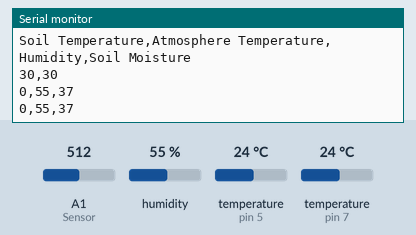
Recording of a sketch running on a simulated Arduino Uno, built with avr-gcc and run on an emulated ATmega328P. Shown: the last lines printed to the serial monitor. The test bench sets the inputs (shaded band); at power-on: humidity 55 %, temperature (sensors on pin 5, pin 7) 24 °C, A1 (Sensor) = 512.

Above: at 4.3 s.
4.4 s: humidity set to 22 %
At 6.1 s:
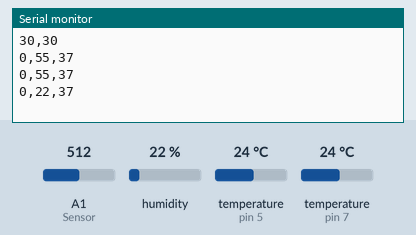
7.0 s: temperature (sensor on pin 5) set to 19 °C
At 7.4 s:
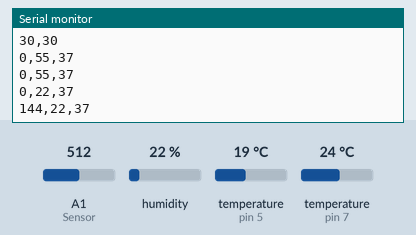
9.6 s: A1 (Sensor) set to 716
At 11.3 s:
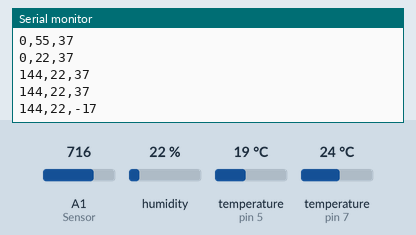
12.2 s: temperature (sensor on pin 7) set to 12 °C
At 12.8 s:
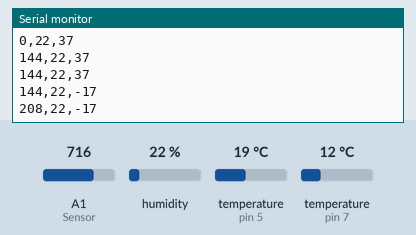
14.8 s: temperature (sensor on pin 5) set to 12 °C
At 16.8 s:
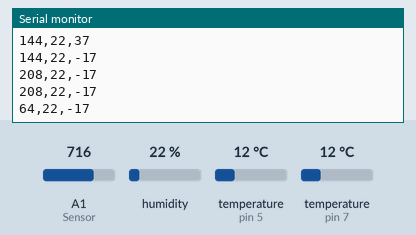
17.4 s: A1 (Sensor) set to 992
At 18.0 s:
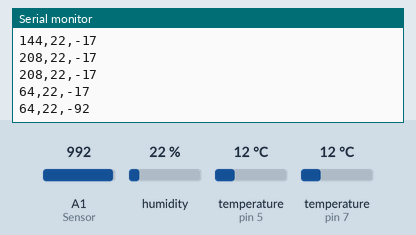
Timing chart, 0 to 20.4 s (numbered marks = the images above; inputs shaded):
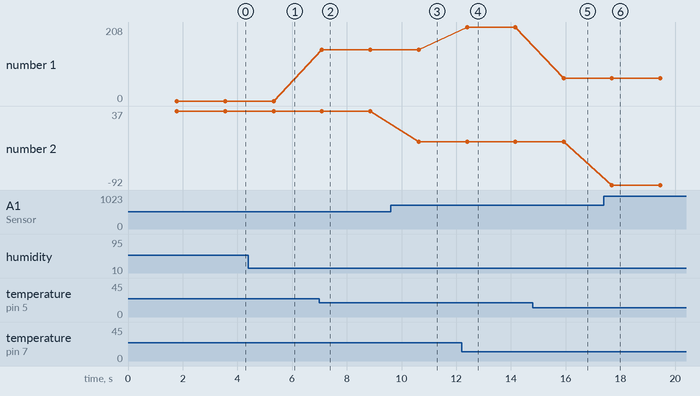

Measured:
- after the input at 4.4 s, the serial monitor: prints a new line after 0.92 s (image 1)
- after the input at 7.0 s, the serial monitor: prints a new line after 0.09 s (image 2)
- after the input at 9.6 s, the serial monitor: prints a new line after 1.0 s (image 3)
- after the input at 12.2 s, the serial monitor: prints a new line after 0.19 s (image 4)
- after the input at 14.8 s, the serial monitor: prints a new line after 1.1 s (image 5)
- after the input at 17.4 s, the serial monitor: prints a new line after 0.29 s (image 6)
- plotted number 1: 0 → 144 after the input at 7.0 s, 144 → 208 after the input at 12.2 s, 208 → 64 after the input at 14.8 s
- plotted number 2: 37 → -17 after the input at 9.6 s, -17 → -92 after the input at 17.4 s

The sketch:

code.ino
```cpp
#include <OneWire.h> // for DS18b20
#include <DallasTemperature.h> //for DS18b20
#include <stdlib.h> // included for floatToString function
#include <DHT.h> // For DHT22
#include <avr/sleep.h>
#include <DS3232RTC.h>
#include <SPI.h>


#define interruptPin 2 //Pin we are going to use to wake up the Arduino
#define DHTPIN 7     // pin connected to DHT
#define DHTTYPE DHT22   // DHT 22  (AM2302)
DHT dht(DHTPIN, DHTTYPE); // Initialize DHT sensor
#define ONE_WIRE_BUS 5 // DS18b20 pin connect it with 4.7k and vcc - pin 5 ---4.7k---vcc
OneWire oneWire(ONE_WIRE_BUS);
DallasTemperature sensors(&oneWire);
const int time_interval=1;// Sets the wakeup intervall in minutes

const int AirValue = 650;   //you need to replace this value with Value_1
const int WaterValue = 280;  //you need to replace this value with Value_2
int soilMoistureValue = 0;
int soilmoisturepercent=0;
int soil_temp_float; //Stores soil temperature value
int atm_hum;  //Stores humidity value
int atm_temp; //Stores atmospheric temperature value
int soil_mois; //Stores soil moisture value
byte value;
int Atm_temp_theresh = 30;
int Soil_temp_theresh = 30;

// Function for converting float to string
String floatToString(float x, byte precision = 2) {
  char tmp[7];
  dtostrf(x, 0, precision, tmp);
  return String(tmp);
}

bool check = true;

void setup()
{
  Serial.begin(9600);
  pinMode(interruptPin,INPUT_PULLUP);//Set pin d2 to input using the buildin pullup resistor
  dht.begin();//Start the DHT sensor
  RTC.begin();
  sensors.begin();
}

void loop() {
  while(check){
    Serial.print("Soil Temperature");
    Serial.print(",");
    Serial.print("Atmosphere Temperature");
    Serial.print(",");
    Serial.print("Humidity");
    Serial.print(",");
    Serial.print("Soil Moisture");
    Serial.print("\n");
    Serial.print(Atm_temp_theresh);
    Serial.print(",");
    Serial.print(Soil_temp_theresh);
    Serial.print("\n");
    check = false;
  }
  delay(1000);
  //Main_Loop();
  send_param();
}

  void  send_param(){
     sensors.requestTemperatures();
     soil_temp_float = sensors.getTempCByIndex(0);
     soil_temp_float = round(soil_temp_float);


     atm_temp = dht.readTemperature();
     atm_temp = (round(atm_temp));

     if(((soil_temp_float - Soil_temp_theresh) + 8) >=16 | ((atm_temp - Atm_temp_theresh) + 8)>=16){
            if(((soil_temp_float - Soil_temp_theresh) + 8) >= 16){
              value = 15;
              value = value << 4;
            }
            else{
              value = ((((soil_temp_float - Soil_temp_theresh) + 8) & 00001111)<<4);
            }
            if(((atm_temp - Atm_temp_theresh) + 8) >=16 ){
              value = value | 00001111;
            }
            else{
              value = value | (((atm_temp - Atm_temp_theresh) + 8) & 00001111);
            }
     }
     else{
        value = ((((soil_temp_float - Soil_temp_theresh) + 8) & 00001111)<<4) | (((atm_temp - Atm_temp_theresh) + 8) & 00001111);
     }

     atm_hum = dht.readHumidity();
     atm_hum = (round(atm_hum));

     soil_mois = analogRead(A1); //put Sensor insert into soil
     soilmoisturepercent = map(soil_mois, AirValue, WaterValue, 0, 100);

     Serial.print(value);
     Serial.print(',');

     Serial.print((atm_hum));
     Serial.print(',');

     Serial.print(soilmoisturepercent);
     Serial.print("\n");
  }
```
